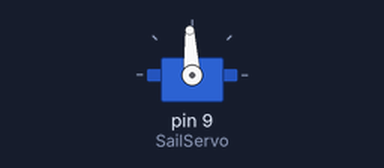
Simulated run of this sketch. Board: Arduino Uno, built with avr-gcc and run on an emulated ATmega328P. Parts: servo.

Above: at 0.05 s.
At 1.5 s:
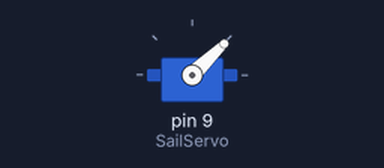
At 3.0 s:
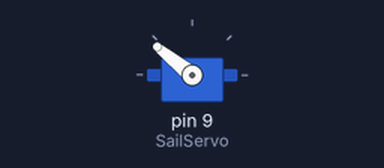
Timing chart, 0 to 6.9 s (numbered marks = the images above):
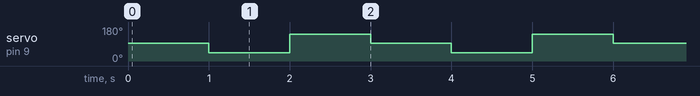

Measured:
- by itself, servo on pin 9 (SailServo): repeats every 3.0 s: 141° 1.0 s, 93° 1.0 s, 44° 1.0 s

The sketch:

ServosPWM.ino
```cpp
//PWM Servo Control

#include <Servo.h>

Servo SailServo;

void setup()
{
  SailServo.attach (9);  //PWM pin
}

void loop()
{
  SailServo.writeMicroseconds (1500);  //center servo
  delay(1000);

  SailServo.writeMicroseconds (1000); //make servo go left
  delay(1000);

  SailServo.writeMicroseconds (2000); //make servo go right
  delay(1000);
}
```
